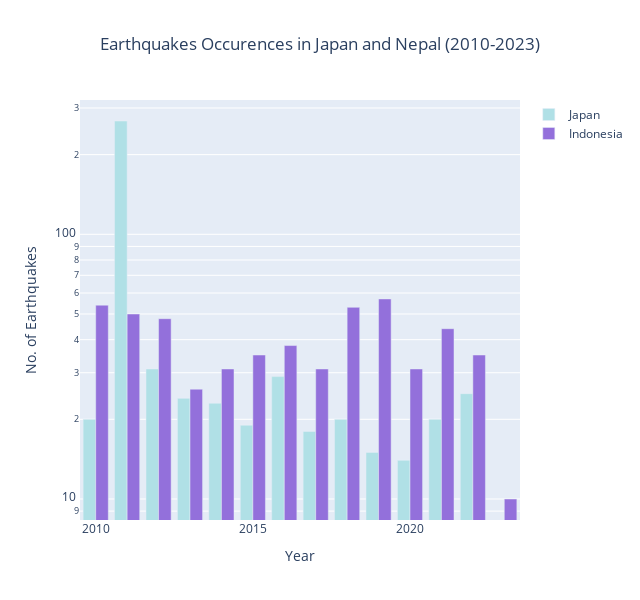

Here is the notebook cell this chart was saved with:
### Code cell
# Number of Earthquakes that occurred from 2010-2023 Japan vs Nepal 

# Filter for earthquakes in Japan and Nepal 
Japan = EQ_filter[(EQ_filter['Country'] == 'Japan') ]
Indo = EQ_filter[(EQ_filter['Country'] == 'Indonesia') ]

# We group the earthquakes by year and count occurences
japan_count = Japan.groupby('year').size()
Indo_count = Indo.groupby('year').size()

# Create a barchart showing the earthquake counts for each country
fig = go.Figure()

# Add trace for Indonesia count
fig.add_trace(go.Bar(
    x=japan_count.index,
    y=japan_count.values,
    name='Japan',
    marker_color='powderblue'
))

# Add trace for Indonesia count
fig.add_trace(go.Bar(
    x=Indo_count.index,
    y=Indo_count.values,
    name='Indonesia',
    marker_color='mediumpurple'
))

# Add layout 
fig.update_layout(
        title = go.layout.Title(
            text = 'Earthquake Frequency in Japan and Nepal (2010-2023)',
            x = 0.5),
    xaxis_title='Year',
    yaxis_title='No. of Earthquakes',
    width=640,
    height=600,
)

# Update logscale
fig.update_layout(yaxis_type='log')

# update show figure
fig.show()

### Figure 1 — Plotly figure (JSON) as saved in the notebook; plotly's stock layout.template omitted (floating-point values rounded to 4 significant figures)
{"data": [{"marker": {"color": "powderblue"}, "name": "Japan", "type": "bar", "x": [2010, 2011, 2012, 2013, 2014, 2015, 2016, 2017, 2018, 2019, 2020, 2021, 2022], "y": [20, 268, 31, 24, 23, 19, 29, 18, 20, 15, 14, 20, 25]}, {"marker": {"color": "mediumpurple"}, "name": "Indonesia", "type": "bar", "x": [2010, 2011, 2012, 2013, 2014, 2015, 2016, 2017, 2018, 2019, 2020, 2021, 2022, 2023], "y": [54, 50, 48, 26, 31, 35, 38, 31, 53, 57, 31, 44, 35, 10]}], "layout": {"height": 600, "title": {"text": "Earthquakes Occurences in Japan and Nepal (2010-2023)", "x": 0.5}, "width": 640, "xaxis": {"title": {"text": "Year"}}, "yaxis": {"title": {"text": "No. of Earthquakes"}, "type": "log"}}}
